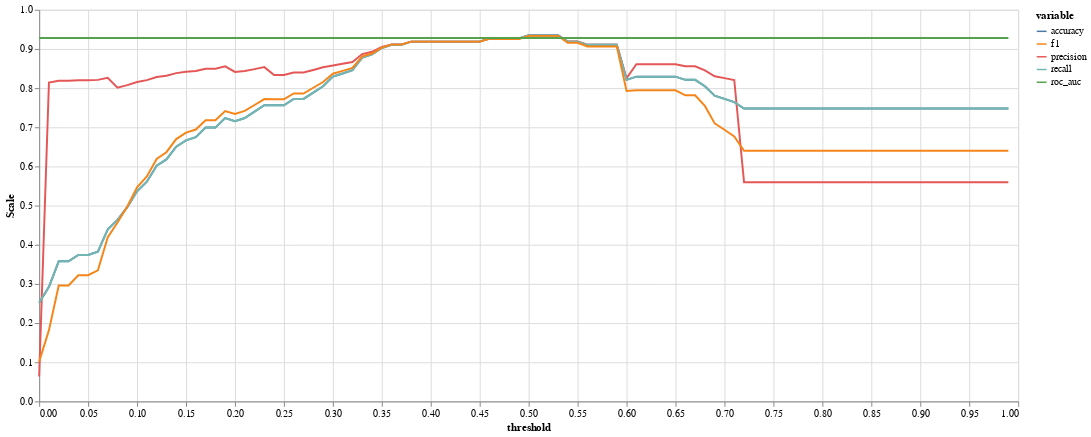

Here is the notebook cell this chart was saved with:
### Code cell
alt.Chart(acc_df).mark_line().transform_fold(
    fold=['accuracy', 'precision', "recall", "f1", "roc_auc"], 
    as_=['variable', 'Scale']
).encode(
    x='threshold',
    y='Scale:Q',
    color='variable:N'
).properties(
    width=1000,
    height=400
)

### Figure 1 — Vega-Lite specification as saved in the notebook (floating-point values rounded to 4 significant figures)
{"config": {"view": {"continuousWidth": 300, "continuousHeight": 300}}, "data": {"name": "data-0a4fa7f72e11d22073496e227ff84204"}, "mark": {"type": "line"}, "encoding": {"color": {"field": "variable", "type": "nominal"}, "x": {"field": "threshold", "type": "quantitative"}, "y": {"field": "Scale", "type": "quantitative"}}, "height": 400, "transform": [{"fold": ["accuracy", "precision", "recall", "f1", "roc_auc"], "as": ["variable", "Scale"]}], "width": 1000, "$schema": "https://vega.github.io/schema/vega-lite/v5.16.3.json", "datasets": {"data-0a4fa7f72e11d22073496e227ff84204": [{"threshold": 0.0, "accuracy": 0.252, "precision": 0.06352, "recall": 0.252, "f1": 0.1015, "roc_auc": 0.9281}, {"threshold": 0.01, "accuracy": 0.2927, "precision": 0.8142, "recall": 0.2927, "f1": 0.182, "roc_auc": 0.9281}, {"threshold": 0.02, "accuracy": 0.3577, "precision": 0.819, "recall": 0.3577, "f1": 0.296, "roc_auc": 0.9281}, {"threshold": 0.03, "accuracy": 0.3577, "precision": 0.819, "recall": 0.3577, "f1": 0.296, "roc_auc": 0.9281}, {"threshold": 0.04, "accuracy": 0.374, "precision": 0.8203, "recall": 0.374, "f1": 0.3221, "roc_auc": 0.9281}, {"threshold": 0.05, "accuracy": 0.374, "precision": 0.8203, "recall": 0.374, "f1": 0.3221, "roc_auc": 0.9281}, {"threshold": 0.06, "accuracy": 0.3821, "precision": 0.821, "recall": 0.3821, "f1": 0.3349, "roc_auc": 0.9281}, {"threshold": 0.07, "accuracy": 0.439, "precision": 0.8261, "recall": 0.439, "f1": 0.4185, "roc_auc": 0.9281}, {"threshold": 0.08, "accuracy": 0.4634, "precision": 0.8008, "recall": 0.4634, "f1": 0.4566, "roc_auc": 0.9281}, {"threshold": 0.09, "accuracy": 0.4959, "precision": 0.8077, "recall": 0.4959, "f1": 0.4979, "roc_auc": 0.9281}, {"threshold": 0.1, "accuracy": 0.5366, "precision": 0.8157, "recall": 0.5366, "f1": 0.5467, "roc_auc": 0.9281}, {"threshold": 0.11, "accuracy": 0.561, "precision": 0.8204, "recall": 0.561, "f1": 0.5746, "roc_auc": 0.9281}, {"threshold": 0.12, "accuracy": 0.6016, "precision": 0.8283, "recall": 0.6016, "f1": 0.6192, "roc_auc": 0.9281}, {"threshold": 0.13, "accuracy": 0.6179, "precision": 0.8315, "recall": 0.6179, "f1": 0.6364, "roc_auc": 0.9281}, {"threshold": 0.14, "accuracy": 0.6504, "precision": 0.8383, "recall": 0.6504, "f1": 0.6699, "roc_auc": 0.9281}, {"threshold": 0.15, "accuracy": 0.6667, "precision": 0.8419, "recall": 0.6667, "f1": 0.6862, "roc_auc": 0.9281}, {"threshold": 0.16, "accuracy": 0.6748, "precision": 0.8437, "recall": 0.6748, "f1": 0.6943, "roc_auc": 0.9281}, {"threshold": 0.17, "accuracy": 0.6992, "precision": 0.8494, "recall": 0.6992, "f1": 0.7181, "roc_auc": 0.9281}, {"threshold": 0.18, "accuracy": 0.6992, "precision": 0.8494, "recall": 0.6992, "f1": 0.7181, "roc_auc": 0.9281}, {"threshold": 0.19, "accuracy": 0.7236, "precision": 0.8555, "recall": 0.7236, "f1": 0.7415, "roc_auc": 0.9281}, {"threshold": 0.2, "accuracy": 0.7154, "precision": 0.8413, "recall": 0.7154, "f1": 0.734, "roc_auc": 0.9281}, {"threshold": 0.21, "accuracy": 0.7236, "precision": 0.8437, "recall": 0.7236, "f1": 0.7417, "roc_auc": 0.9281}, {"threshold": 0.22, "accuracy": 0.7398, "precision": 0.8485, "recall": 0.7398, "f1": 0.757, "roc_auc": 0.9281}, {"threshold": 0.23, "accuracy": 0.7561, "precision": 0.8535, "recall": 0.7561, "f1": 0.7721, "roc_auc": 0.9281}, {"threshold": 0.24, "accuracy": 0.7561, "precision": 0.8336, "recall": 0.7561, "f1": 0.7715, "roc_auc": 0.9281}, {"threshold": 0.25, "accuracy": 0.7561, "precision": 0.8336, "recall": 0.7561, "f1": 0.7715, "roc_auc": 0.9281}, {"threshold": 0.26, "accuracy": 0.7724, "precision": 0.8398, "recall": 0.7724, "f1": 0.7862, "roc_auc": 0.9281}, {"threshold": 0.27, "accuracy": 0.7724, "precision": 0.8398, "recall": 0.7724, "f1": 0.7862, "roc_auc": 0.9281}, {"threshold": 0.28, "accuracy": 0.7886, "precision": 0.8464, "recall": 0.7886, "f1": 0.8009, "roc_auc": 0.9281}, {"threshold": 0.29, "accuracy": 0.8049, "precision": 0.8534, "recall": 0.8049, "f1": 0.8156, "roc_auc": 0.9281}, {"threshold": 0.3, "accuracy": 0.8293, "precision": 0.8578, "recall": 0.8293, "f1": 0.8367, "roc_auc": 0.9281}, {"threshold": 0.31, "accuracy": 0.8374, "precision": 0.8622, "recall": 0.8374, "f1": 0.844, "roc_auc": 0.9281}, {"threshold": 0.32, "accuracy": 0.8455, "precision": 0.8667, "recall": 0.8455, "f1": 0.8513, "roc_auc": 0.9281}, {"threshold": 0.33, "accuracy": 0.878, "precision": 0.887, "recall": 0.878, "f1": 0.8809, "roc_auc": 0.9281}, {"threshold": 0.34, "accuracy": 0.8862, "precision": 0.8927, "recall": 0.8862, "f1": 0.8884, "roc_auc": 0.9281}, {"threshold": 0.35, "accuracy": 0.9024, "precision": 0.905, "recall": 0.9024, "f1": 0.9034, "roc_auc": 0.9281}, {"threshold": 0.36, "accuracy": 0.9106, "precision": 0.9116, "recall": 0.9106, "f1": 0.911, "roc_auc": 0.9281}, {"threshold": 0.37, "accuracy": 0.9106, "precision": 0.9116, "recall": 0.9106, "f1": 0.911, "roc_auc": 0.9281}, {"threshold": 0.38, "accuracy": 0.9187, "precision": 0.9187, "recall": 0.9187, "f1": 0.9187, "roc_auc": 0.9281}, {"threshold": 0.39, "accuracy": 0.9187, "precision": 0.9187, "recall": 0.9187, "f1": 0.9187, "roc_auc": 0.9281}, {"threshold": 0.4, "accuracy": 0.9187, "precision": 0.9187, "recall": 0.9187, "f1": 0.9187, "roc_auc": 0.9281}, {"threshold": 0.41, "accuracy": 0.9187, "precision": 0.9187, "recall": 0.9187, "f1": 0.9187, "roc_auc": 0.9281}, {"threshold": 0.42, "accuracy": 0.9187, "precision": 0.9187, "recall": 0.9187, "f1": 0.9187, "roc_auc": 0.9281}, {"threshold": 0.43, "accuracy": 0.9187, "precision": 0.9187, "recall": 0.9187, "f1": 0.9187, "roc_auc": 0.9281}, {"threshold": 0.44, "accuracy": 0.9187, "precision": 0.9187, "recall": 0.9187, "f1": 0.9187, "roc_auc": 0.9281}, {"threshold": 0.45, "accuracy": 0.9187, "precision": 0.9187, "recall": 0.9187, "f1": 0.9187, "roc_auc": 0.9281}, {"threshold": 0.46, "accuracy": 0.9268, "precision": 0.9262, "recall": 0.9268, "f1": 0.9264, "roc_auc": 0.9281}, {"threshold": 0.47, "accuracy": 0.9268, "precision": 0.9258, "recall": 0.9268, "f1": 0.9256, "roc_auc": 0.9281}, {"threshold": 0.48, "accuracy": 0.9268, "precision": 0.9258, "recall": 0.9268, "f1": 0.9256, "roc_auc": 0.9281}, {"threshold": 0.49, "accuracy": 0.9268, "precision": 0.9258, "recall": 0.9268, "f1": 0.9256, "roc_auc": 0.9281}, {"threshold": 0.5, "accuracy": 0.935, "precision": 0.9346, "recall": 0.935, "f1": 0.9334, "roc_auc": 0.9281}, {"threshold": 0.51, "accuracy": 0.935, "precision": 0.9346, "recall": 0.935, "f1": 0.9334, "roc_auc": 0.9281}, {"threshold": 0.52, "accuracy": 0.935, "precision": 0.9346, "recall": 0.935, "f1": 0.9334, "roc_auc": 0.9281}, {"threshold": 0.53, "accuracy": 0.935, "precision": 0.9346, "recall": 0.935, "f1": 0.9334, "roc_auc": 0.9281}, {"threshold": 0.54, "accuracy": 0.9187, "precision": 0.9188, "recall": 0.9187, "f1": 0.9156, "roc_auc": 0.9281}, {"threshold": 0.55, "accuracy": 0.9187, "precision": 0.9188, "recall": 0.9187, "f1": 0.9156, "roc_auc": 0.9281}, {"threshold": 0.56, "accuracy": 0.9106, "precision": 0.911, "recall": 0.9106, "f1": 0.9065, "roc_auc": 0.9281}, {"threshold": 0.57, "accuracy": 0.9106, "precision": 0.911, "recall": 0.9106, "f1": 0.9065, "roc_auc": 0.9281}, {"threshold": 0.58, "accuracy": 0.9106, "precision": 0.911, "recall": 0.9106, "f1": 0.9065, "roc_auc": 0.9281}, {"threshold": 0.59, "accuracy": 0.9106, "precision": 0.911, "recall": 0.9106, "f1": 0.9065, "roc_auc": 0.9281}, {"threshold": 0.6, "accuracy": 0.8211, "precision": 0.8252, "recall": 0.8211, "f1": 0.7925, "roc_auc": 0.9281}, {"threshold": 0.61, "accuracy": 0.8293, "precision": 0.861, "recall": 0.8293, "f1": 0.7943, "roc_auc": 0.9281}, {"threshold": 0.62, "accuracy": 0.8293, "precision": 0.861, "recall": 0.8293, "f1": 0.7943, "roc_auc": 0.9281}, {"threshold": 0.63, "accuracy": 0.8293, "precision": 0.861, "recall": 0.8293, "f1": 0.7943, "roc_auc": 0.9281}, {"threshold": 0.64, "accuracy": 0.8293, "precision": 0.861, "recall": 0.8293, "f1": 0.7943, "roc_auc": 0.9281}, {"threshold": 0.65, "accuracy": 0.8293, "precision": 0.861, "recall": 0.8293, "f1": 0.7943, "roc_auc": 0.9281}, {"threshold": 0.66, "accuracy": 0.8211, "precision": 0.8557, "recall": 0.8211, "f1": 0.7815, "roc_auc": 0.9281}, {"threshold": 0.67, "accuracy": 0.8211, "precision": 0.8557, "recall": 0.8211, "f1": 0.7815, "roc_auc": 0.9281}, {"threshold": 0.68, "accuracy": 0.8049, "precision": 0.8452, "recall": 0.8049, "f1": 0.7545, "roc_auc": 0.9281}, {"threshold": 0.69, "accuracy": 0.7805, "precision": 0.8303, "recall": 0.7805, "f1": 0.7099, "roc_auc": 0.9281}, {"threshold": 0.7, "accuracy": 0.7724, "precision": 0.8255, "recall": 0.7724, "f1": 0.6937, "roc_auc": 0.9281}, {"threshold": 0.71, "accuracy": 0.7642, "precision": 0.8207, "recall": 0.7642, "f1": 0.6767, "roc_auc": 0.9281}, {"threshold": 0.72, "accuracy": 0.748, "precision": 0.5595, "recall": 0.748, "f1": 0.6401, "roc_auc": 0.9281}, {"threshold": 0.73, "accuracy": 0.748, "precision": 0.5595, "recall": 0.748, "f1": 0.6401, "roc_auc": 0.9281}, {"threshold": 0.74, "accuracy": 0.748, "precision": 0.5595, "recall": 0.748, "f1": 0.6401, "roc_auc": 0.9281}, {"threshold": 0.75, "accuracy": 0.748, "precision": 0.5595, "recall": 0.748, "f1": 0.6401, "roc_auc": 0.9281}, {"threshold": 0.76, "accuracy": 0.748, "precision": 0.5595, "recall": 0.748, "f1": 0.6401, "roc_auc": 0.9281}, {"threshold": 0.77, "accuracy": 0.748, "precision": 0.5595, "recall": 0.748, "f1": 0.6401, "roc_auc": 0.9281}, {"threshold": 0.78, "accuracy": 0.748, "precision": 0.5595, "recall": 0.748, "f1": 0.6401, "roc_auc": 0.9281}, {"threshold": 0.79, "accuracy": 0.748, "precision": 0.5595, "recall": 0.748, "f1": 0.6401, "roc_auc": 0.9281}, {"threshold": 0.8, "accuracy": 0.748, "precision": 0.5595, "recall": 0.748, "f1": 0.6401, "roc_auc": 0.9281}, {"threshold": 0.81, "accuracy": 0.748, "precision": 0.5595, "recall": 0.748, "f1": 0.6401, "roc_auc": 0.9281}, {"threshold": 0.82, "accuracy": 0.748, "precision": 0.5595, "recall": 0.748, "f1": 0.6401, "roc_auc": 0.9281}, {"threshold": 0.83, "accuracy": 0.748, "precision": 0.5595, "recall": 0.748, "f1": 0.6401, "roc_auc": 0.9281}, {"threshold": 0.84, "accuracy": 0.748, "precision": 0.5595, "recall": 0.748, "f1": 0.6401, "roc_auc": 0.9281}, {"threshold": 0.85, "accuracy": 0.748, "precision": 0.5595, "recall": 0.748, "f1": 0.6401, "roc_auc": 0.9281}, {"threshold": 0.86, "accuracy": 0.748, "precision": 0.5595, "recall": 0.748, "f1": 0.6401, "roc_auc": 0.9281}, {"threshold": 0.87, "accuracy": 0.748, "precision": 0.5595, "recall": 0.748, "f1": 0.6401, "roc_auc": 0.9281}, {"threshold": 0.88, "accuracy": 0.748, "precision": 0.5595, "recall": 0.748, "f1": 0.6401, "roc_auc": 0.9281}, {"threshold": 0.89, "accuracy": 0.748, "precision": 0.5595, "recall": 0.748, "f1": 0.6401, "roc_auc": 0.9281}, {"threshold": 0.9, "accuracy": 0.748, "precision": 0.5595, "recall": 0.748, "f1": 0.6401, "roc_auc": 0.9281}, {"threshold": 0.91, "accuracy": 0.748, "precision": 0.5595, "recall": 0.748, "f1": 0.6401, "roc_auc": 0.9281}, {"threshold": 0.92, "accuracy": 0.748, "precision": 0.5595, "recall": 0.748, "f1": 0.6401, "roc_auc": 0.9281}, {"threshold": 0.93, "accuracy": 0.748, "precision": 0.5595, "recall": 0.748, "f1": 0.6401, "roc_auc": 0.9281}, {"threshold": 0.94, "accuracy": 0.748, "precision": 0.5595, "recall": 0.748, "f1": 0.6401, "roc_auc": 0.9281}, {"threshold": 0.95, "accuracy": 0.748, "precision": 0.5595, "recall": 0.748, "f1": 0.6401, "roc_auc": 0.9281}, {"threshold": 0.96, "accuracy": 0.748, "precision": 0.5595, "recall": 0.748, "f1": 0.6401, "roc_auc": 0.9281}, {"threshold": 0.97, "accuracy": 0.748, "precision": 0.5595, "recall": 0.748, "f1": 0.6401, "roc_auc": 0.9281}, {"threshold": 0.98, "accuracy": 0.748, "precision": 0.5595, "recall": 0.748, "f1": 0.6401, "roc_auc": 0.9281}, {"threshold": 0.99, "accuracy": 0.748, "precision": 0.5595, "recall": 0.748, "f1": 0.6401, "roc_auc": 0.9281}]}}
